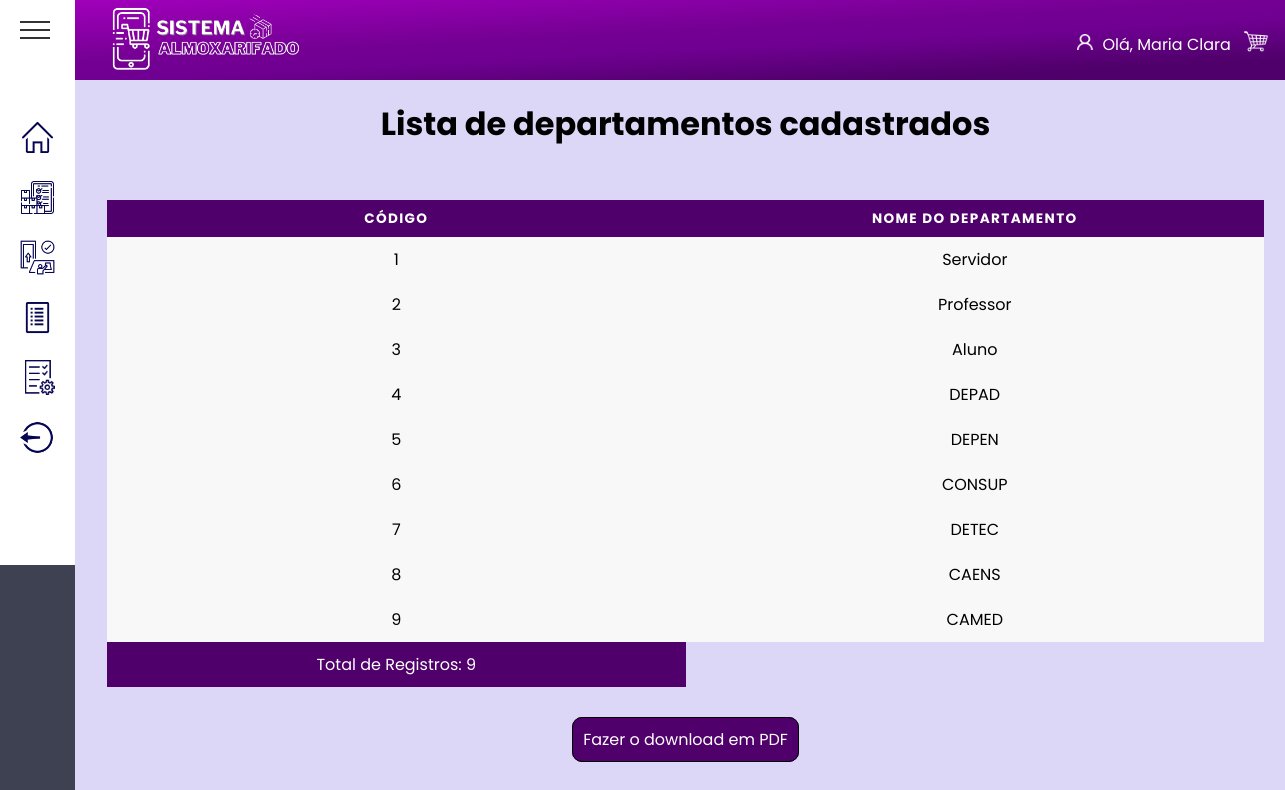
Page /View/Pages/Admin/listarDepars.php (signed in) on the committed database.
### tables this page shows
create table area_depar(
	id_area integer auto_increment primary key,
	depar varchar (40) 
);

### View/Pages/Admin/listarDepars.php (the view, shortened to what this page needs)
<?php
include_once dirname(__DIR__, 3) . '/banco.php';
?>
<!DOCTYPE html>
<html lang="pt-BR">
<head>
    <link rel="stylesheet" href="/final_php/assets/global.css">
    <link rel="stylesheet" href="/final_php/assets/listarUser.css">
    <link rel="stylesheet" href="/final_php/assets/template.css">
</head>
<body>
    <?php include dirname(__DIR__, 3) . "/template/header.php"; ?>
    <?php include dirname(__DIR__, 3) . "/template/aside.php"; ?>
    <main class="main">
        <h1 class="title"> Lista de departamentos cadastrados</h1>
        <div class="container">
            <table rules="all">
                <thead>
                    <tr>
                        <th> Código</th>
                        <th>Nome do departamento</th>
                    </tr>
                </thead>
                <tbody>
                    <?php
                    $sql_consulta = mysqli_query($conn, "SELECT * FROM area_depar ");
                    $total = mysqli_num_rows($sql_consulta);
                    while ($linhas = mysqli_fetch_array($sql_consulta)) { ?>
                        <tr>
                            <td data-label="Código"> <?= $linhas[0] ?> </td>
                            <td data-label="Departamento"> <?= $linhas[1] ?> </td>
                        </tr>
                    <?php } ?>
                    <tr class="total">
                        <td>Total de Registros: <?= $total ?></td>
                    </tr>
                </tbody>
            </table>
            <div class="opcoes" style="text-align: center; margin: 40px 50px">
                <a style="border: 1px solid black; border-radius: 10px; background-color: rgb(79,0,106); padding: 10px;" href="relat_user.php">Fazer o download em PDF</a>
            </div>
    </main>
</body>
</html>

### assets/global.css (style rules this page uses)
* { margin: 0; padding: 0; box-sizing: border-box; font-family: "Josefin Sans", sans-serif; }
*, button, input { border: 0; background-color: none; font-size: -apple-system, system-ui, BlinkMacSystemFont, "Segoe UI", Roboto, "Helvetica Neue", Ubuntu, Arial, sans-serif; }
a { text-decoration: none; list-style: none; color: white; }
h1 { text-align: center; }

### assets/listarUser.css (style rules this page uses)
.container { padding: 2rem; }
.title { text-align: center; padding: 20px; }
table { border-collapse: collapse; margin-left: 0%; padding: 0; width: 100%; table-layout: fixed; }
table tr { background-color: #f8f8f8; padding: 0.35em; }
table th, table td { padding: 0.625em; text-align: center; }
table th { font-size: 0.85em; letter-spacing: 0.1em; text-transform: uppercase; background-color: rgb(79, 0, 106); color: #fff; }
table td { word-wrap: break-word; }
.total td { background-color: rgb(79, 0, 106); color: #fff; }

### assets/template.css (style rules this page uses)
body { overflow: hidden; display: grid; grid-template-columns: 1fr 25fr; grid-template-rows: 80px 1fr 80px; grid-template-areas: "aside header" "aside main" "aside footer"; height: 100vh; background: #DCD6F7; }
.main { grid-area: main; overflow-y: scroll; padding: 0 4rem 0 0; }

### template/aside.php (style rules this page uses)
* { margin: 0; padding: 0; box-sizing: border-box; font-family: 'Poppins', sans-serif; }

### rows in the picture
area_depar: id_area "1", depar "Servidor"
area_depar: id_area "2", depar "Professor"
area_depar: id_area "3", depar "Aluno"
area_depar: id_area "4", depar "DEPAD"
area_depar: id_area "5", depar "DEPEN"
area_depar: id_area "6", depar "CONSUP"
area_depar: id_area "7", depar "DETEC"
area_depar: id_area "8", depar "CAENS"
area_depar: id_area "9", depar "CAMED"

### other values in the picture
$_SESSION['username'] "Maria Clara"
$total "9"
